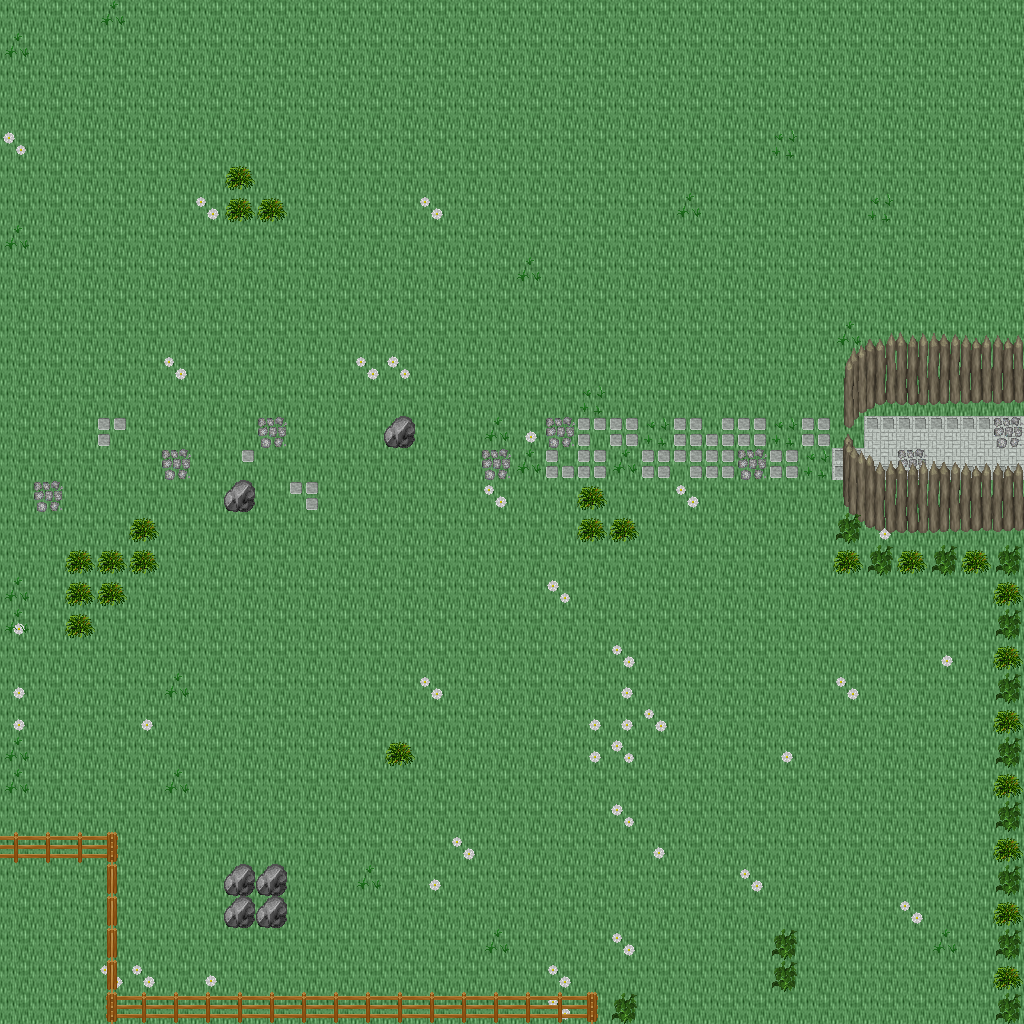

Below is a game level as drawn by its tile map, then a one-line description and the .tmx that defines it (tile-layer data replaced by summaries):
An orthogonal 32x32 tile map with 32x32 px tiles, 5 tile layers (Ground, Objects, Objects2, Above, ...), 1 hidden layer not drawn, 41 tilesets.

<map version="1.10" tiledversion="1.11.0" orientation="orthogonal" renderorder="right-down" width="32" height="32" tilewidth="32" tileheight="32" infinite="0" nextlayerid="11" nextobjectid="1">
 <tileset firstgid="1" name="ground_ground" tilewidth="32" tileheight="32" tilecount="33" columns="3">
  <image source="../drawable/ground_ground.png" width="96" height="352" />
 </tileset>
 <tileset firstgid="34" name="ground_cobbled_paving" tilewidth="32" tileheight="32" tilecount="1" columns="1">
  <image source="../drawable/ground_cobbled_paving.png" width="32" height="32" />
 </tileset>
 <tileset firstgid="35" name="plant_grasses" tilewidth="32" tileheight="32" tilecount="6" columns="3">
  <image source="../drawable/plant_grasses.png" width="96" height="64" />
 </tileset>
 <tileset firstgid="41" name="plant_flower_daisy_white" tilewidth="32" tileheight="32" tilecount="8" columns="2">
  <image source="../drawable/plant_flower_daisy_white.png" width="64" height="128" />
 </tileset>
 <tileset firstgid="49" name="ground_ridge_earth_pale" tilewidth="32" tileheight="32" tilecount="96" columns="12">
  <image source="../drawable/ground_ridge_earth_pale.png" width="384" height="256" />
 </tileset>
 <tileset firstgid="145" name="plant_leaves" tilewidth="32" tileheight="32" tilecount="8" columns="4">
  <image source="../drawable/plant_leaves.png" width="128" height="64" />
 </tileset>
 <tileset firstgid="153" name="ground_grass_edges" tilewidth="32" tileheight="32" tilecount="36" columns="12">
  <image source="../drawable/ground_grass_edges.png" width="384" height="96" />
 </tileset>
 <tileset firstgid="189" name="ground_grass_corners" tilewidth="32" tileheight="32" tilecount="24" columns="6">
  <image source="../drawable/ground_grass_corners.png" width="192" height="128" />
 </tileset>
 <tileset firstgid="213" name="building_roof_blue" tilewidth="32" tileheight="32" tilecount="20" columns="5">
  <image source="../drawable/building_roof_blue.png" width="160" height="128" />
 </tileset>
 <tileset firstgid="233" name="building_wall_wall_brown" tilewidth="32" tileheight="32" tilecount="12" columns="3">
  <image source="../drawable/building_wall_wall_brown.png" width="96" height="128" />
 </tileset>
 <tileset firstgid="245" name="plant_tree_tree_darkgreen" tilewidth="32" tileheight="32" tilecount="88" columns="8">
  <image source="../drawable/plant_tree_tree_darkgreen.png" width="256" height="352" />
 </tileset>
 <tileset firstgid="333" name="building_roof_red" tilewidth="32" tileheight="32" tilecount="20" columns="5">
  <image source="../drawable/building_roof_red.png" width="160" height="128" />
 </tileset>
 <tileset firstgid="353" name="plant_bush_bushes" tilewidth="32" tileheight="32" tilecount="10" columns="5">
  <image source="../drawable/plant_bush_bushes.png" width="160" height="64" />
 </tileset>
 <tileset firstgid="363" name="building_window_window_left" tilewidth="32" tileheight="32" tilecount="2" columns="2">
  <image source="../drawable/building_window_window_left.png" width="64" height="32" />
 </tileset>
 <tileset firstgid="365" name="building_window_window_right" tilewidth="32" tileheight="32" tilecount="2" columns="2">
  <image source="../drawable/building_window_window_right.png" width="64" height="32" />
 </tileset>
 <tileset firstgid="367" name="building_door_door_n" tilewidth="32" tileheight="32" tilecount="6" columns="3">
  <image source="../drawable/building_door_door_n.png" width="96" height="64" />
 </tileset>
 <tileset firstgid="373" name="ground_green_paving_4" tilewidth="32" tileheight="32" tilecount="3" columns="3">
  <image source="../drawable/ground_green_paving_4.png" width="96" height="32" />
 </tileset>
 <tileset firstgid="376" name="item_postbox" tilewidth="32" tileheight="32" tilecount="4" columns="2">
  <image source="../drawable/item_postbox.png" width="64" height="64" />
 </tileset>
 <tileset firstgid="380" name="plant_bush_hedge" tilewidth="32" tileheight="32" tilecount="35" columns="5">
  <image source="../drawable/plant_bush_hedge.png" width="160" height="224" />
 </tileset>
 <tileset firstgid="415" name="building_door_closed" tilewidth="32" tileheight="32" tilecount="1" columns="1">
  <image source="../drawable/building_door_closed.png" width="32" height="32" />
 </tileset>
 <tileset firstgid="416" name="building_decoration_rocks_2" tilewidth="32" tileheight="32" tilecount="2" columns="1">
  <image source="../drawable/building_decoration_rocks_2.png" width="32" height="64" />
 </tileset>
 <tileset firstgid="418" name="plant_stump_rectangular" tilewidth="32" tileheight="32" tilecount="4" columns="2">
  <image source="../drawable/plant_stump_rectangular.png" width="64" height="64" />
 </tileset>
 <tileset firstgid="422" name="plant_stump_stump_purple" tilewidth="32" tileheight="32" tilecount="4" columns="2">
  <image source="../drawable/plant_stump_stump_purple.png" width="64" height="64" />
 </tileset>
 <tileset firstgid="426" name="building_fence_fence_chunky" tilewidth="32" tileheight="32" tilecount="21" columns="3">
  <image source="../drawable/building_fence_fence_chunky.png" width="96" height="224" />
 </tileset>
 <tileset firstgid="447" name="plant_stump_small_stump" tilewidth="32" tileheight="32" tilecount="4" columns="2">
  <image source="../drawable/plant_stump_small_stump.png" width="64" height="64" />
 </tileset>
 <tileset firstgid="451" name="building_decoration_chimney" tilewidth="32" tileheight="32" tilecount="2" columns="1">
  <image source="../drawable/building_decoration_chimney.png" width="32" height="64" />
 </tileset>
 <tileset firstgid="453" name="logic_item_sheepfood" tilewidth="32" tileheight="32" tilecount="1" columns="1">
  <image source="../drawable/logic_item_sheepfood.png" width="32" height="32" />
 </tileset>
 <tileset firstgid="454" name="logic_portal" tilewidth="32" tileheight="32" tilecount="24" columns="8">
  <image source="../drawable/logic_portal.png" width="256" height="96" />
 </tileset>
 <tileset firstgid="478" name="logic_item_sign" tilewidth="32" tileheight="32" tilecount="1" columns="1">
  <image source="../drawable/logic_item_sign.png" width="32" height="32" />
 </tileset>
 <tileset firstgid="479" name="logic_creature_sheep" tilewidth="32" tileheight="32" tilecount="1" columns="1">
  <image source="../drawable/logic_creature_sheep.png" width="32" height="32" />
 </tileset>
 <tileset firstgid="480" name="logic_collision" tilewidth="32" tileheight="32" tilecount="1" columns="1">
  <image source="../drawable/logic_collision.png" width="32" height="32" />
 </tileset>
 <tileset firstgid="481" name="logic_protection" tilewidth="32" tileheight="32" tilecount="2" columns="2">
  <image source="../drawable/logic_protection.png" width="64" height="32" />
 </tileset>
 <tileset firstgid="483" name="logic_creature_rodent" tilewidth="32" tileheight="32" tilecount="8" columns="8">
  <image source="../drawable/logic_creature_rodent.png" width="256" height="32" />
 </tileset>
 <tileset firstgid="491" name="furniture_chair_bench_iron" tilewidth="32" tileheight="32" tilecount="4" columns="2">
  <image source="../drawable/furniture_chair_bench_iron.png" width="64" height="64" />
 </tileset>
 <tileset firstgid="495" name="ground_green_paving" tilewidth="32" tileheight="32" tilecount="18" columns="3">
  <image source="../drawable/ground_green_paving.png" width="96" height="192" />
 </tileset>
 <tileset firstgid="513" name="building_fence_palisade" tilewidth="32" tileheight="32" tilecount="84" columns="6">
  <image source="../drawable/building_fence_palisade.png" width="192" height="448" />
 </tileset>
 <tileset firstgid="597" name="furniture_light_lamp_blue" tilewidth="32" tileheight="32" tilecount="3" columns="1">
  <image source="../drawable/furniture_light_lamp_blue.png" width="32" height="96" />
 </tileset>
 <tileset firstgid="600" name="light_light_5x5" tilewidth="32" tileheight="32" tilecount="25" columns="5">
  <image source="../drawable/light_light_5x5.png" width="160" height="160" />
 </tileset>
 <tileset firstgid="625" name="light_dim_light_7x5" tilewidth="32" tileheight="32" tilecount="35" columns="7">
  <image source="../drawable/light_dim_light_7x5.png" width="224" height="160" />
 </tileset>
 <tileset firstgid="660" name="plant_flower_flowers_mixed" tilewidth="32" tileheight="32" tilecount="16" columns="4">
  <image source="../drawable/plant_flower_flowers_mixed.png" width="128" height="128" />
 </tileset>
 <tileset firstgid="676" name="light_door_light" tilewidth="32" tileheight="32" tilecount="12" columns="3">
  <image source="../drawable/light_door_light.png" width="96" height="128" />
 </tileset>
 <layer id="1" name="Ground" width="32" height="32">
  <data>[1024 cells, 1024 non-empty, 1 distinct tile ids]</data>
 </layer>
 <layer id="2" name="Objects" width="32" height="32">
  <data>[1024 cells, 55 non-empty, 8 distinct tile ids]</data>
 </layer>
 <layer id="3" name="Objects2" width="32" height="32">
  <data>[1024 cells, 132 non-empty, 25 distinct tile ids]</data>
 </layer>
 <layer id="4" name="Above" width="32" height="32">
  <data>[1024 cells, 27 non-empty, 17 distinct tile ids]</data>
 </layer>
 <layer id="5" name="Above2" width="32" height="32">
  <data>[1024 cells, 0 non-empty, 0 distinct tile ids]</data>
 </layer>
 <layer id="6" name="Walkable" width="32" height="32" visible="0">
  <data>[1024 cells, 78 non-empty, 2 distinct tile ids]</data>
 </layer>
 <objectgroup id="7" name="Mapevents" />
 <objectgroup id="8" name="Spawn" />
 <objectgroup id="9" name="Keys" />
 <objectgroup id="10" name="Replace" />
</map>
